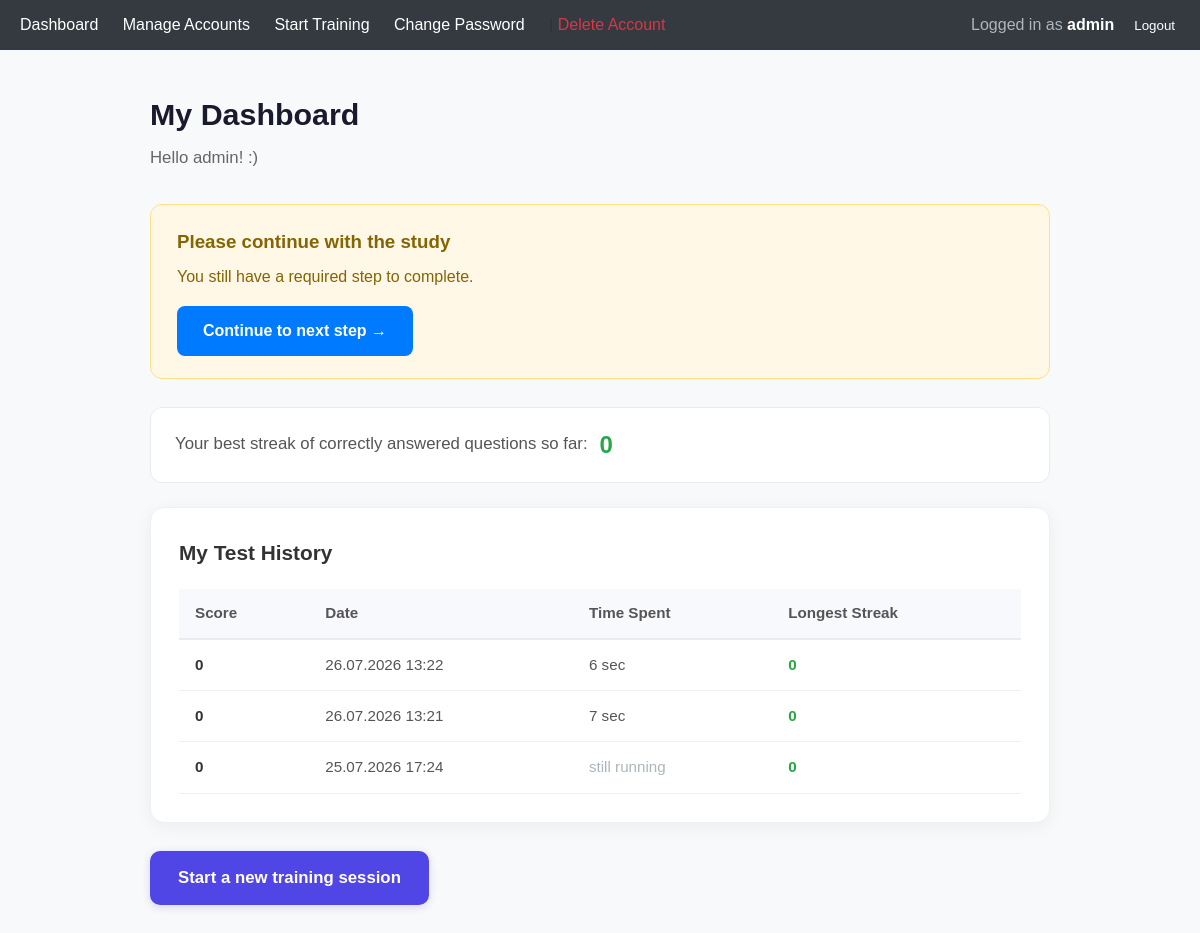
Screenshot of /my-dashboard/ (signed in) with the database file from the repository.
### tests/models.py (models this page shows, shortened)
class TestSession(models.Model):
    user = models.ForeignKey(settings.AUTH_USER_MODEL, on_delete=models.CASCADE)
    session_type = models.CharField(max_length=20, choices=[
        ('pretest', 'Pretest'),
        ('training', 'Training'),
        ('posttest', 'Posttest')
    ])
    condition = models.CharField(max_length=20, choices=[('gamified', 'Gamified'), ('control', 'Control')])
    start_time = models.DateTimeField(auto_now_add=True)
    end_time = models.DateTimeField(null=True, blank=True)
    score = models.IntegerField(default=0)
    total_time_seconds = models.IntegerField(null=True, blank=True)
    responses = models.JSONField(default=dict)  # e.g., {"item_123": {"answer": "B", "time": 45, "correct": True}}
    items = models.ManyToManyField(RPMItem)
    longest_streak = models.PositiveIntegerField(default=0)
    answered_count = models.PositiveIntegerField(default=0)
    class Meta:
        ordering = ['-start_time']

### core/views.py (the view, shortened to what this page needs)
# urls.py: path('my-dashboard/', views.user_dashboard, name='user_dashboard'),
@login_required
def user_dashboard(request):
    print("Current progress:", request.user.profile.progress)
    print("Next step:", get_next_step(request.user))
    profile = request.user.profile
    next_step = get_next_step(request.user)
    allowed = ['pretest', 'training1', 'posttest1', 'questionnaire2',
               'instruction', 'free_use', 'posttest2', 'questionnaire3', 'finished']
    if profile.progress not in allowed and not request.user.is_staff:
        return redirect(next_step)
    if not request.user.is_staff and request.user.profile.condition != 'gamified':
        return redirect('tests:start_training_page')
    show_final_message = False
    seconds_until_end = None
    my_sessions = TestSession.objects.filter(user=request.user).order_by('-start_time')
    best_streak = 0
    if my_sessions.exists():
        best_streak = max((s.longest_streak or 0) for s in my_sessions)
    today = date.today()
    last_7_days = []
    trained_dates = set(
        TestSession.objects.filter(
            user=request.user,
            end_time__isnull=False
        ).dates('start_time', 'day')
    )
    for i in range(6, -1, -1):          # from 6 days ago → today
        d = today - timedelta(days=i)
        last_7_days.append({
            'date': d,
            'active': d in trained_dates
        })
    highest_score = 0
    if my_sessions.exists():
        highest_score = max(s.score or 0 for s in my_sessions)
    return render(request, 'core/user_dashboard.html', {
        'sessions': my_sessions,
        'best_streak': best_streak,
        'last_7_days': last_7_days,
        'next_step': next_step,
        'progress': profile.progress,
        'highest_score': highest_score,
        'show_final_message': show_final_message,
        'seconds_until_end': seconds_until_end,
    })

### users/utils.py (called while the page is built, shortened)
def get_next_step(user):
    profile = user.profile
    progress = profile.progress
    if progress == 'registered':
        return 'users:terms'

### core/templates/core/user_dashboard.html (shortened to what this page needs)
{% extends 'base.html' %}
{% block content %}
<div style="max-width: 900px; margin: 0 auto;">
    <div style="margin-bottom: 32px;">
        <h1 style="margin-bottom: 6px; font-size: 1.9rem; font-weight: 700; color: #1a1a2e;">My Dashboard</h1>
        <p style="color: #666; font-size: 1.05rem; margin: 0;">Hello {{ user.username }}! :)</p>
    </div>
    {% if progress != 'free_use' and progress != 'finished' %}
    <div style="background: #fff8e6; border: 1px solid #ffe082; padding: 22px 26px; border-radius: 12px; margin-bottom: 28px;">
        <h3 style="margin-top: 0; margin-bottom: 8px; color: #856404;">Please continue with the study</h3>
        <p style="margin: 0 0 16px 0; color: #856404;">You still have a required step to complete.</p>
        <a href="{% url next_step %}"
           style="display: inline-block; padding: 12px 26px; background: #007bff; color: white;
                  text-decoration: none; border-radius: 8px; font-weight: 600;">
            Continue to next step →
        </a>
    </div>
    {% endif %}
    {% if sessions %}
        <div style="background: white; border: 1px solid #e9ecef; border-radius: 12px;
                    padding: 18px 24px; margin-bottom: 24px; display: flex; align-items: center; gap: 12px;">
            <span style="font-size: 1.05rem; color: #555;">Your best streak of correctly answered questions so far:</span>
            <strong style="color: #28a745; font-size: 1.5rem;">{{ best_streak }}</strong>
        </div>
    {% endif %}
    <div style="background: white; border-radius: 14px; box-shadow: 0 4px 18px rgba(0,0,0,0.05);
                padding: 28px; margin-bottom: 28px; border: 1px solid #f0f0f0;">
        <h2 style="margin-top: 0; margin-bottom: 20px; font-size: 1.3rem;">My Test History</h2>
        {% if sessions %}
            <div style="overflow-x: auto;">
                <table style="width: 100%; border-collapse: collapse; font-size: 0.95rem;">
                    <thead>
                        <tr style="background: #f8f9fc;">
                            <th style="padding: 12px 16px; text-align: left; font-weight: 600; color: #555; border-bottom: 2px solid #e9ecef;">Score</th>
                            <th style="padding: 12px 16px; text-align: left; font-weight: 600; color: #555; border-bottom: 2px solid #e9ecef;">Date</th>
                            <th style="padding: 12px 16px; text-align: left; font-weight: 600; color: #555; border-bottom: 2px solid #e9ecef;">Time Spent</th>
                            <th style="padding: 12px 16px; text-align: left; font-weight: 600; color: #555; border-bottom: 2px solid #e9ecef;">Longest Streak</th>
                        </tr>
                    </thead>
                    <tbody>
                        {% for s in sessions %}
                        <tr style="border-bottom: 1px solid #f0f0f0;">
                            <td style="padding: 13px 16px; font-weight: 600;">{{ s.score }}</td>
                            <td style="padding: 13px 16px; color: #555;">{{ s.start_time|date:"d.m.Y H:i" }}</td>
                            <td style="padding: 13px 16px; color: #555;">
                                {% if s.total_time_seconds %}
                                    {{ s.total_time_seconds }} sec
                                {% else %}
                                    <span style="color: #adb5bd;">still running</span>
                                {% endif %}
                            </td>
                            <td style="padding: 13px 16px; font-weight: 600; color: #28a745;">
                                {{ s.longest_streak|default:0 }}
                            </td>
                        </tr>
                        {% endfor %}
                    </tbody>
                </table>
            </div>
        {% else %}
            <p style="color: #888; margin: 0;">You haven't completed any tests yet.</p>
        {% endif %}
    </div>
    <div style="margin-bottom: 40px;">
    <a href="{% url 'tests:start_training_page' %}"
       style="display: inline-block; padding: 14px 28px; background-color: #4f46e5;
              color: white; text-decoration: none; border-radius: 10px; font-weight: 600; font-size: 1.05rem;
              box-shadow: 0 2px 8px rgba(79, 70, 229, 0.2);">
        Start a new training session
    </a>
</div>
</div>
{% endblock %}

### templates/base.html (shortened to what this page needs)
<!DOCTYPE html>
<html lang="en">
<head>
    {% load static %}
    <link rel="stylesheet" href="{% static 'css/style.css' %}">
</head>
<body>
    <nav style="display: flex; justify-content: space-between; align-items: center; background-color: #343a40; padding: 12px 20px;">
    <div>
    {% if user.is_authenticated %}
        {% if user.is_staff %}
            <a href="{% url 'core:dashboard' %}">Dashboard</a>
            <a href="/admin/">Manage Accounts</a>
        {% elif user.profile.condition == 'gamified' %}
            <a href="{% url 'core:dashboard' %}">Dashboard</a>
        {% endif %}
        <a href="{% url 'tests:start_training_page' %}">Start Training</a>
        <a href="{% url 'users:change_password' %}">Change Password</a> |
        <a href="{% url 'users:delete_account' %}" style="color: #dc3545;">Delete Account</a>
    {% else %}
        <a href="{% url 'login' %}">Login</a>
        <a href="{% url 'users:register' %}">Register</a>
    {% endif %}
    </div>
    <div style="display: flex; align-items: center; gap: 15px;">
        {% if user.is_authenticated %}
            <span style="color: #adb5bd;">
                Logged in as <strong style="color: white;">{{ user.username }}</strong>
            </span>
            <form method="post" action="{% url 'logout' %}" style="display:inline; margin:0;">
                <button type="submit" style="background:none; border:none; color:white; cursor:pointer; padding:0;">
                    Logout
                </button>
            </form>
        {% endif %}
    </div>
    </nav>
    <div class="container">
        {% block content %}{% endblock %}
    </div>
</body>
</html>

### static/css/style.css (style rules this page uses)
* { margin: 0; padding: 0; box-sizing: border-box; }
body { font-family: Arial, sans-serif; line-height: 1.6; background-color: #f8f9fa; color: #333; }
.container { max-width: 1200px; margin: 0 auto; padding: 20px; }
nav { background-color: #343a40; padding: 15px; margin-bottom: 20px; }
nav a { color: white; margin-right: 20px; text-decoration: none; }
button { padding: 10px 20px; margin: 5px; background-color: #007bff; color: white; border: none; border-radius: 4px; cursor: pointer; }

### rows the page displays
TestSession: score "0", start_time "26.07.2026 13:22", total_time_seconds "6", longest_streak "0"
TestSession: score "0", start_time "26.07.2026 13:21", total_time_seconds "7", longest_streak "0"
TestSession: score "0", start_time "25.07.2026 17:24", shows "still running", longest_streak "0"

### other values shown
{{ user.username }} "admin"
{{ best_streak }} "0"
